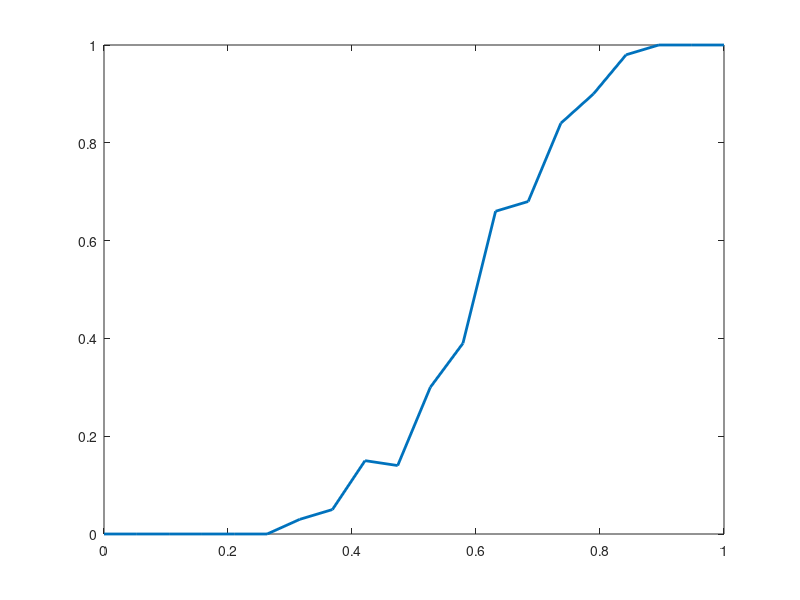

MATLAB code to generate this figure:
clc
close all
p = 0;
L = input('the lattice size is: ');
Q = zeros(1,20);
index = 1;
while p <= 1
    
    for numbers_of_run = 1:100
% arrays of lattice square
X = rand(L+1,L+1);
% arrays that have occupied
 r = X < p;
r(:,1) = 0;
r(1,:) = 0;

 flag = 0; %for step
 k = 1;%colour index
 i = zeros(L+1,L+1); %colour index
 for y = 2 : L+1 % counting in coloumns
 for x = 2 : L+1
 if r(x,y) == 0
     continue
 else 
      if r(x,y-1) == 0 
          if r(x-1,y) == 0 
             i(x,y) = k;
             y_1 = i(x,y);
             k = k + 1;
             continue
          elseif r(x-1,y) ~= 0
             i(x,y) = i(x-1,y);
             y_1 = i(x,y);
              continue
          end
      elseif r(x,y-1) ~= 0
           i(x,y) = i(x,y-1);
           y_1 = i(x,y);
               if r(x-1,y) == 0
                   continue
               elseif r(x-1,y) ~= 0
               y_1 = i(x,y-1);
               x_1 = i(x-1,y);       
               i(x,y-1)= i(x-1,y);
               continue
               end
      end
 end
     
 end
 end
 
i = i(2:L+1,2:L+1);
i = bwlabel(i,4);
% two sides of i arrays 
L_1 = i(1,:);
L_2 =  i(L,:);
% for cheking existing spannig cluster
for i = 1:L
    for j = 1:L
    if L_1(i) == L_2(j) && L_1(i) ~= 0
     %fprintf('there is spannig cluster');
    flag = 1;
    Q(index) = Q(index)+1;
    end
    if flag == 1
        break
    end
    end
    if flag == 1
    break
    end
end

    end
    Q(index) = Q(index)/100;
p = p + 0.05;
index = index +1;
end
p = linspace(0,1,20);
plot(p,Q,'LineWidth',2)

